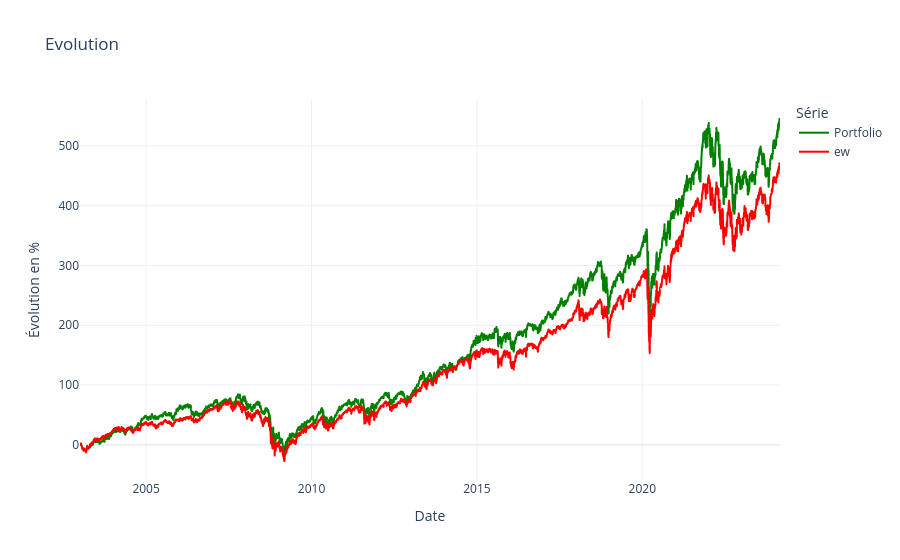

The code cell stored with this chart in its notebook:
### Code cell
# 1. On force le format Date pour être sûr qu'ils match avec le même type
final["Date"] = pd.to_datetime(final["Date"])
a["Date"] = pd.to_datetime(a["Date"])

# 2. Le merge fonctionnera maintenant
final_merged = final.merge(a[['Date', 'ew']], on='Date', how='left')

# 3. Calcul des normes
money_norm = (final_merged["Money"] / 10000000 * 100) - 100
ew_norm = (final_merged["ew"] / final_merged["ew"].dropna().iloc[0] * 100) - 100

df_plot = pd.DataFrame({
    "Date": final_merged["Date"],
    "Portfolio": money_norm,
    "ew": ew_norm
}).melt(id_vars="Date", var_name="Série", value_name="Évolution en %")

# 4. Affichage
fix = px.line(
    df_plot,
    x="Date",
    y="Évolution en %",
    color="Série",
    color_discrete_map={"ew": "red", "Portfolio": "green"},
    title="Evolution",
    template="plotly_white"
)

fix.update_layout(hovermode="x unified")
fix.show()

### Figure 1 — Plotly figure (JSON) as saved in the notebook; plotly's stock layout.template omitted (floating-point values rounded to 4 significant figures; data arrays with more than 128 entries replaced by an {"elided": "..."} marker saying what was removed)
{"data": [{"hovertemplate": "Série=Portfolio<br>Date=%{x}<br>Évolution en %=%{y}<extra></extra>", "legendgroup": "Portfolio", "line": {"color": "green", "dash": "solid"}, "marker": {"symbol": "circle"}, "mode": "lines", "name": "Portfolio", "showlegend": true, "x": {"elided": "5521 str values"}, "xaxis": "x", "y": {"elided": "5521 float values"}, "yaxis": "y", "type": "scattergl"}, {"hovertemplate": "Série=ew<br>Date=%{x}<br>Évolution en %=%{y}<extra></extra>", "legendgroup": "ew", "line": {"color": "red", "dash": "solid"}, "marker": {"symbol": "circle"}, "mode": "lines", "name": "ew", "showlegend": true, "x": {"elided": "5521 str values"}, "xaxis": "x", "y": {"elided": "5521 float values"}, "yaxis": "y", "type": "scattergl"}], "layout": {"xaxis": {"anchor": "y", "domain": [0.0, 1.0], "title": {"text": "Date"}}, "yaxis": {"anchor": "x", "domain": [0.0, 1.0], "title": {"text": "Évolution en %"}}, "legend": {"title": {"text": "Série"}, "tracegroupgap": 0}, "title": {"text": "Evolution"}, "hovermode": "x unified"}}
